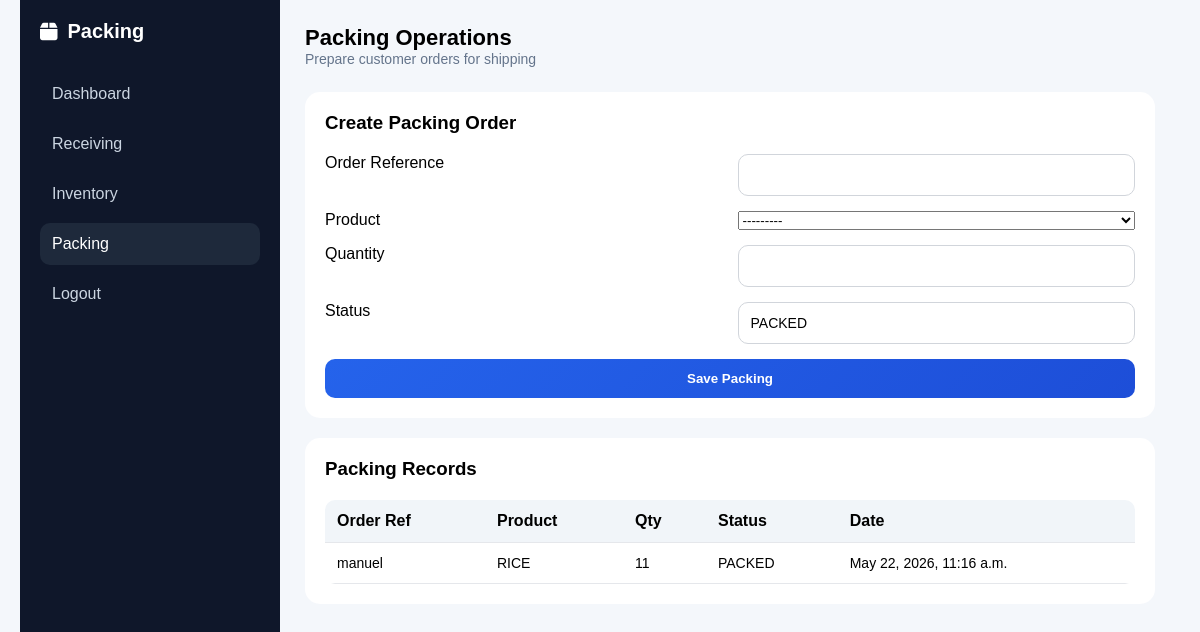
/packing/ (signed in), run on the app's committed database.
### accounts/models.py (models this page shows, shortened)
class Packing(models.Model):
    order_ref = models.CharField(max_length=50)
    product = models.ForeignKey(Product, on_delete=models.CASCADE)
    quantity = models.IntegerField()
    status = models.CharField(max_length=20, default='PACKED')
    created_at = models.DateTimeField(auto_now_add=True)

class Product(models.Model):
    name = models.CharField(max_length=100)
    sku = models.CharField(max_length=50, unique=True)
    quantity = models.IntegerField(default=0)
    created_at = models.DateTimeField(auto_now_add=True)
    def __str__(self):
        return self.name

### accounts/views.py (the view, shortened to what this page needs)
# urls.py: path('packing/', views.packing_page, name='packing'),
def packing_page(request):
    if not request.user.is_authenticated:
        return redirect('login')
    form = PackingForm()
    records = Packing.objects.all().order_by('-created_at')
    return render(request, 'accounts/packing.html', {
        'form': form,
        'records': records
    })

### accounts/forms.py
class PackingForm(forms.ModelForm):
    class Meta:
        model = Packing
        fields = ['order_ref', 'product', 'quantity', 'status']

### accounts/templates/accounts/packing.html (shortened to what this page needs)
{% load static %}
<!DOCTYPE html>
<html>
<head>
  <link rel="stylesheet" href="{% static 'accounts/styles.css' %}">
  <link rel="stylesheet" href="https://cdnjs.cloudflare.com/ajax/libs/font-awesome/6.5.1/css/all.min.css">
</head>
<body>
<div class="layout">
  <aside class="sidebar">
    <div class="brand">
      <i class="fa-solid fa-box"></i>
      <span>Packing</span>
    </div>
    <nav class="menu">
      <a href="{% url 'dashboard' %}">Dashboard</a>
      <a href="{% url 'receiving' %}">Receiving</a>
      <a href="{% url 'inventory' %}">Inventory</a>
      <a class="active" href="{% url 'packing' %}">Packing</a>
      <a href="{% url 'logout' %}">Logout</a>
    </nav>
  </aside>
  <main class="main">
    <header class="topbar">
      <div>
        <h2>Packing Operations</h2>
        <p>Prepare customer orders for shipping</p>
      </div>
    </header>
    <section class="panel">
      <h3>Create Packing Order</h3>
      <form method="POST">
        <label>Order Reference</label>
        {{ form.order_ref }}
        <label>Product</label>
        {{ form.product }}
        <label>Quantity</label>
        {{ form.quantity }}
        <label>Status</label>
        {{ form.status }}
        <button type="submit">Save Packing</button>
      </form>
    </section>
    <section class="panel">
      <h3>Packing Records</h3>
      <table>
        <thead>
          <tr>
            <th>Order Ref</th>
            <th>Product</th>
            <th>Qty</th>
            <th>Status</th>
            <th>Date</th>
          </tr>
        </thead>
        <tbody>
          {% for p in records %}
          <tr>
            <td>{{ p.order_ref }}</td>
            <td>{{ p.product.name }}</td>
            <td>{{ p.quantity }}</td>
            <td>{{ p.status }}</td>
            <td>{{ p.created_at }}</td>
          </tr>
          {% empty %}
          <tr>
            <td colspan="5">No packing records</td>
          </tr>
          {% endfor %}
        </tbody>
      </table>
    </section>
  </main>
</div>
</body>
</html>

### accounts/static/accounts/styles.css (style rules this page uses)
* { margin:0; padding:0; box-sizing:border-box; font-family:sytem-ui,Arial, Helvetica, sans-serif; }
body { background:#f4f7fb; min-height:100vh; display:flex; justify-content:center; align-items:center; padding:20px; }
html, body { height:100%; }
.layout { display:flex; width:100%; min-height:100vh; align-items:stretch; }
.sidebar { width:260px; min-height:100vh; background:#0f172a; color:#fff; padding:20px; flex-shrink:0; position:sticky; top:0; }
.brand { display:flex; align-items:center; gap:10px; font-size:20px; font-weight:600; margin-bottom:30px; }
.menu a { display:flex; gap:12px; padding:12px; margin-bottom:8px; color:#cbd5e1; text-decoration:none; border-radius:10px; }
.menu a:hover, .menu a.active { background:#1e293b; color:#fff; }
.main { flex:1; padding:25px; }
.topbar { display:flex; justify-content:space-between; align-items:center; margin-bottom:25px; }
.topbar p { color:#64748b; font-size:14px; }
.panel { margin-top:30px; background:#fff; border-radius:15px; padding:20px; }
table { width:100%; border-collapse:collapse; }
th,td { padding:12px; border-bottom:1px solid #e5e7eb; text-align:left; }
.topbar h2 { font-size: 22px; font-weight: 700; }
.panel { margin-top: 20px; }
.panel form { display: grid; grid-template-columns: 1fr 1fr; gap: 15px; }
.panel form button { grid-column: span 2; }
.panel h3 { margin-bottom: 20px; }
.panel input { width: 100%; padding: 12px; border: 1px solid #d1d5db; border-radius: 10px; outline: none; transition: 0.3s; font-size: 14px; }
.panel button { background: linear-gradient(135deg, #2563eb, #1d4ed8); color: white; font-weight: 600; padding: 12px; border-radius: 10px; border: none; cursor: pointer; transition: 0.3s; }
table { margin-top: 10px; border-radius: 10px; overflow: hidden; }
th { background: #f1f5f9; font-weight: 600; }
td { font-size: 14px; }

### data on the page
Packing: order_ref "manuel", product.name "RICE", quantity "11", status "PACKED", created_at "May 22, 2026, 11:16 a.m."
